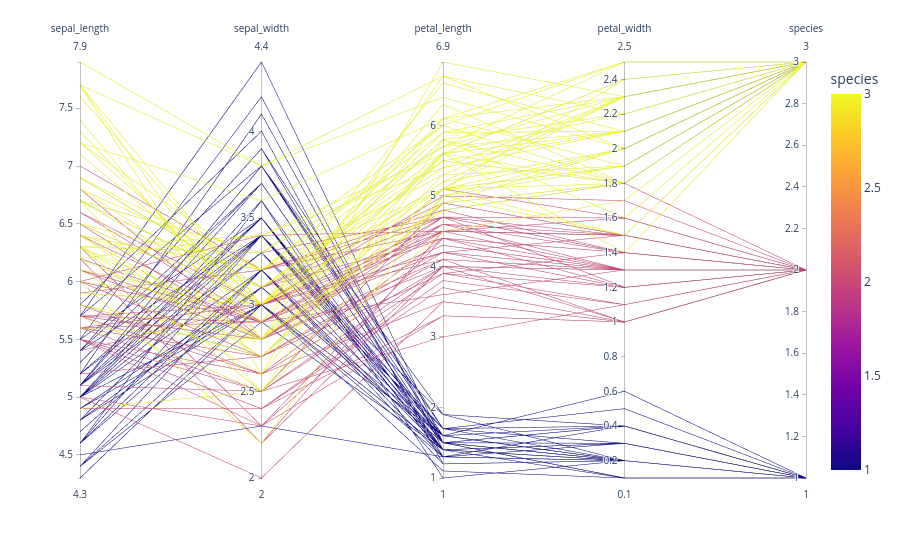

The notebook cell saved with this chart:
### Code cell
df=px.data.iris()
#fig=px.parallel_coordinates(df,color='species_id',labels={'species_id':'species'})
fig.show()

### Figure 1 — Plotly figure (JSON) as saved in the notebook; plotly's stock layout.template omitted (floating-point values rounded to 4 significant figures; data arrays with more than 128 entries replaced by an {"elided": "..."} marker saying what was removed)
{"data": [{"dimensions": [{"label": "sepal_length", "values": {"elided": "150 float values"}}, {"label": "sepal_width", "values": {"elided": "150 float values"}}, {"label": "petal_length", "values": {"elided": "150 float values"}}, {"label": "petal_width", "values": {"elided": "150 float values"}}, {"label": "species", "values": {"elided": "150 int values"}}], "domain": {"x": [0, 1], "y": [0, 1]}, "line": {"color": {"elided": "150 int values"}, "coloraxis": "coloraxis"}, "name": "", "type": "parcoords"}], "layout": {"coloraxis": {"colorbar": {"title": {"text": "species"}}, "colorscale": [[0, "#0d0887"], [0.1111, "#46039f"], [0.2222, "#7201a8"], [0.3333, "#9c179e"], [0.4444, "#bd3786"], [0.5556, "#d8576b"], [0.6667, "#ed7953"], [0.7778, "#fb9f3a"], [0.8889, "#fdca26"], [1, "#f0f921"]]}, "legend": {"tracegroupgap": 0}, "margin": {"t": 60}}}
